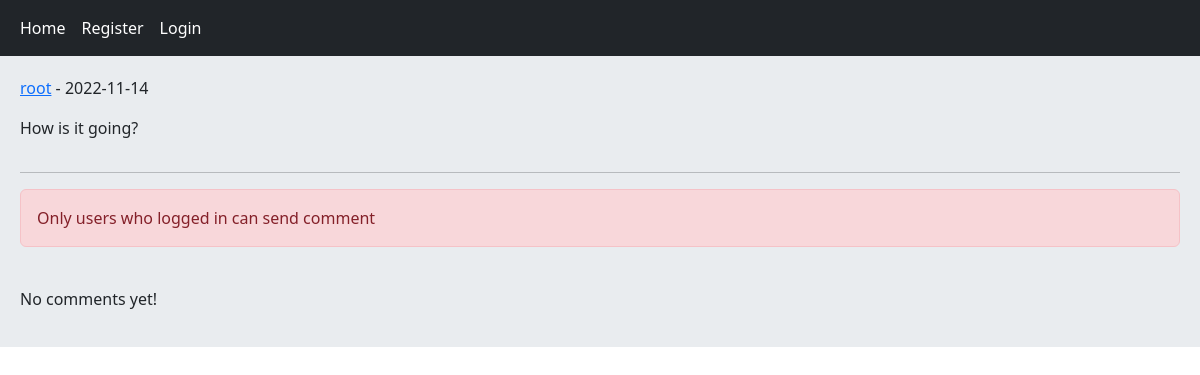
The page /post/3/how-is-it-going on the database its author committed.
### home/models.py (models this page shows, shortened)
class Post(models.Model):
    user = models.ForeignKey(User, on_delete=models.CASCADE, related_name='posts')
    title = models.CharField(max_length=100, null=True, blank=True)
    body = models.TextField()
    slug = models.SlugField()
    created = models.DateTimeField(auto_now_add=True)
    updated = models.DateTimeField(auto_now=True)
    class Meta:
        ordering = ['-created']

### home/views.py (the view, shortened to what this page needs)
# urls.py: path('post/<int:post_id>/<slug:post_slug>', views.PostDetailView.as_view(), name='post_detail'),
class PostDetailView(View):
    class_form = CommentCreateForm
    class_reply_form = CommentReplyForm
    def setup(self, request, *args, **kwargs):
        self.post_instance = get_object_or_404(Post, pk=kwargs['post_id'], slug=kwargs['post_slug'])
        return super().setup(request, *args, **kwargs)
    def get(self, request, *args, **kwargs):
        post = self.post_instance
        comments = post.pcomments.filter(is_reply=False)
        can_like = request.user.is_authenticated and self.post_instance.user_can_like(request.user)
        context = {'post': post, 'comments': comments, 'form': self.class_form, 'reply_form': self.class_reply_form,
                   'can_like': can_like}
        return render(request, 'home/detail.html', context=context)

### home/templates/home/detail.html (shortened to what this page needs)
{% extends 'base.html' %}
{% block content %}
	<div class="row">
		<div class="col-10">
			<p><a href="{% url 'account:user_profile' post.user.id %}">{{ post.user.username }}</a> - {{ post.updated|date:"Y-m-d" }}</p>
			<p>{{ post.body }}</p>
		</div>
		<div class="col-2 text-end">
		</div>
	</div>
	<hr>
	{% if request.user.is_authenticated %}
		<a href="{% url 'home:post_like' post.id %}" class="{% if can_like %}disabled{% endif %} btn btn-primary col-md-2">Like  {{ post.likes_count }}</a>
		<form action="" method="post" class="mt-3">
			{% csrf_token %}
			{{ form }}
			<input type="submit" value="Comment" class="btn btn-primary">
		</form>
	{% else %}
		<p class="alert alert-danger">Only users who logged in can send comment</p>
	{% endif %}
	<br>
	{% for comment in comments %}
		<div class="card bg-dark text-white">
			<p class="card-header">{{ comment.user }} | {{ comment.created|timesince }}</p>
			<p class="card-body">{{ comment.body }}</p>
			{% if request.user.is_authenticated %}
				<form action="{% url 'home:add_reply' post.id comment.id %}" method="post" class="p-2 m-2	">
					{% csrf_token %}
					{{ reply_form.as_p }}
					<input type="submit" value="Reply" class="btn btn-warning">
				</form>
			{% endif %}
			<p class="text-white card-header bg-secondary my-2 mx-2 rounded">Replies</p>
			{% with replies=comment.rcomments.all %}
				{% for reply in replies %}
					<p class="card-body bg-primary p-3 m-2 rounded">{{ reply.user }}<br>{{ reply.body }}</p>
				{% endfor %}
			{% endwith %}
		</div>
		<br>
	{% empty %}
		<p>No comments yet!</p>
	{% endfor %}
{% endblock %}

### rows shown on the page
Post: user.username "root", updated "2022-11-14", body "How is it going?"
